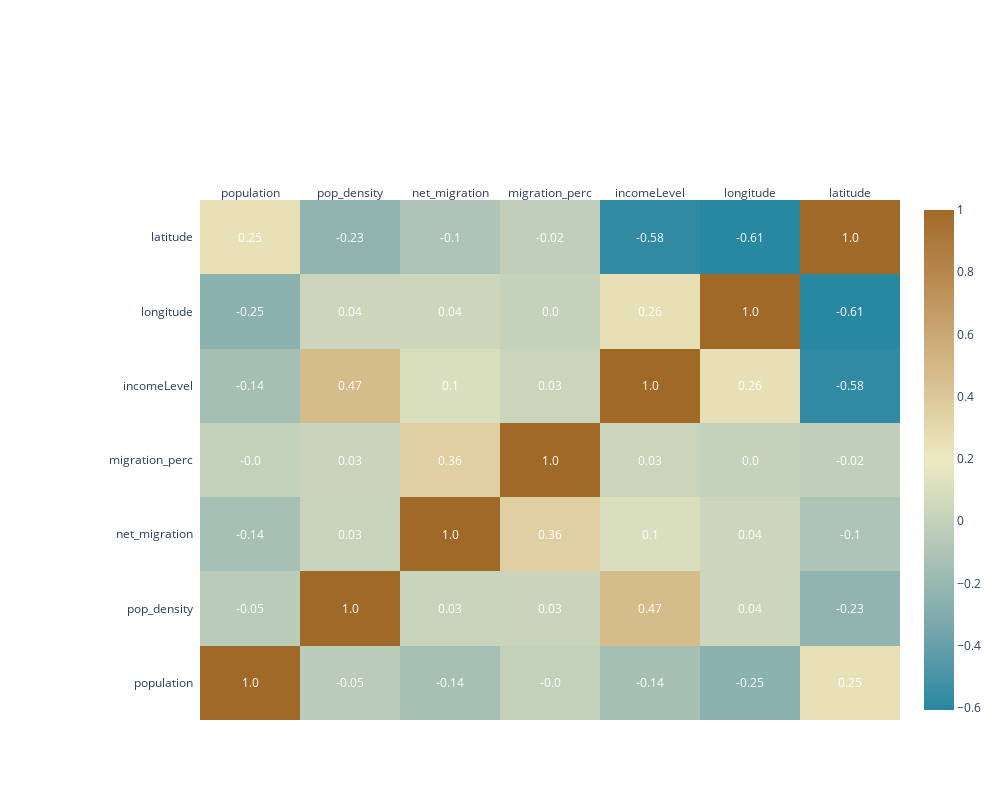

Notebook cell for this chart:
### Code cell
corrs = mig.corr()

figure = ff.create_annotated_heatmap(
    z=corrs.values,
    x=list(corrs.columns),
    y=list(corrs.index),
    colorscale='Earth',
    annotation_text=corrs.round(2).values,
    showscale=True, reversescale=True)

figure.layout.margin = dict(l=200, t=200)
figure.layout.height = 800
figure.layout.width = 1000

iplot(figure)

### Figure 1 — Plotly figure (JSON) as saved in the notebook; plotly's stock layout.template omitted (floating-point values rounded to 4 significant figures)
{"data": [{"colorscale": [[0, "rgb(161, 105, 40)"], [0.1667, "rgb(189, 146, 90)"], [0.3333, "rgb(214, 189, 141)"], [0.5, "rgb(237, 234, 194)"], [0.6667, "rgb(181, 200, 184)"], [0.8333, "rgb(121, 167, 172)"], [1, "rgb(40, 135, 161)"]], "reversescale": true, "showscale": true, "type": "heatmap", "x": ["population", "pop_density", "net_migration", "migration_perc", "incomeLevel", "longitude", "latitude"], "y": ["population", "pop_density", "net_migration", "migration_perc", "incomeLevel", "longitude", "latitude"], "z": [[1, -0.04501, -0.1382, -0.003132, -0.1425, -0.2532, 0.2494], [-0.04501, 1, 0.02567, 0.02714, 0.4733, 0.04055, -0.2303], [-0.1382, 0.02567, 1, 0.3559, 0.09999, 0.04248, -0.105], [-0.003132, 0.02714, 0.3559, 1, 0.03381, 0.003152, -0.01545], [-0.1425, 0.4733, 0.09999, 0.03381, 1, 0.2619, -0.5848], [-0.2532, 0.04055, 0.04248, 0.003152, 0.2619, 1, -0.6064], [0.2494, -0.2303, -0.105, -0.01545, -0.5848, -0.6064, 1]]}], "layout": {"annotations": [{"font": {"color": "#FFFFFF"}, "showarrow": false, "text": "1.0", "x": "population", "xref": "x", "y": "population", "yref": "y"}, {"font": {"color": "#FFFFFF"}, "showarrow": false, "text": "-0.05", "x": "pop_density", "xref": "x", "y": "population", "yref": "y"}, {"font": {"color": "#FFFFFF"}, "showarrow": false, "text": "-0.14", "x": "net_migration", "xref": "x", "y": "population", "yref": "y"}, {"font": {"color": "#FFFFFF"}, "showarrow": false, "text": "-0.0", "x": "migration_perc", "xref": "x", "y": "population", "yref": "y"}, {"font": {"color": "#FFFFFF"}, "showarrow": false, "text": "-0.14", "x": "incomeLevel", "xref": "x", "y": "population", "yref": "y"}, {"font": {"color": "#FFFFFF"}, "showarrow": false, "text": "-0.25", "x": "longitude", "xref": "x", "y": "population", "yref": "y"}, {"font": {"color": "#FFFFFF"}, "showarrow": false, "text": "0.25", "x": "latitude", "xref": "x", "y": "population", "yref": "y"}, {"font": {"color": "#FFFFFF"}, "showarrow": false, "text": "-0.05", "x": "population", "xref": "x", "y": "pop_density", "yref": "y"}, {"font": {"color": "#FFFFFF"}, "showarrow": false, "text": "1.0", "x": "pop_density", "xref": "x", "y": "pop_density", "yref": "y"}, {"font": {"color": "#FFFFFF"}, "showarrow": false, "text": "0.03", "x": "net_migration", "xref": "x", "y": "pop_density", "yref": "y"}, {"font": {"color": "#FFFFFF"}, "showarrow": false, "text": "0.03", "x": "migration_perc", "xref": "x", "y": "pop_density", "yref": "y"}, {"font": {"color": "#FFFFFF"}, "showarrow": false, "text": "0.47", "x": "incomeLevel", "xref": "x", "y": "pop_density", "yref": "y"}, {"font": {"color": "#FFFFFF"}, "showarrow": false, "text": "0.04", "x": "longitude", "xref": "x", "y": "pop_density", "yref": "y"}, {"font": {"color": "#FFFFFF"}, "showarrow": false, "text": "-0.23", "x": "latitude", "xref": "x", "y": "pop_density", "yref": "y"}, {"font": {"color": "#FFFFFF"}, "showarrow": false, "text": "-0.14", "x": "population", "xref": "x", "y": "net_migration", "yref": "y"}, {"font": {"color": "#FFFFFF"}, "showarrow": false, "text": "0.03", "x": "pop_density", "xref": "x", "y": "net_migration", "yref": "y"}, {"font": {"color": "#FFFFFF"}, "showarrow": false, "text": "1.0", "x": "net_migration", "xref": "x", "y": "net_migration", "yref": "y"}, {"font": {"color": "#FFFFFF"}, "showarrow": false, "text": "0.36", "x": "migration_perc", "xref": "x", "y": "net_migration", "yref": "y"}, {"font": {"color": "#FFFFFF"}, "showarrow": false, "text": "0.1", "x": "incomeLevel", "xref": "x", "y": "net_migration", "yref": "y"}, {"font": {"color": "#FFFFFF"}, "showarrow": false, "text": "0.04", "x": "longitude", "xref": "x", "y": "net_migration", "yref": "y"}, {"font": {"color": "#FFFFFF"}, "showarrow": false, "text": "-0.1", "x": "latitude", "xref": "x", "y": "net_migration", "yref": "y"}, {"font": {"color": "#FFFFFF"}, "showarrow": false, "text": "-0.0", "x": "population", "xref": "x", "y": "migration_perc", "yref": "y"}, {"font": {"color": "#FFFFFF"}, "showarrow": false, "text": "0.03", "x": "pop_density", "xref": "x", "y": "migration_perc", "yref": "y"}, {"font": {"color": "#FFFFFF"}, "showarrow": false, "text": "0.36", "x": "net_migration", "xref": "x", "y": "migration_perc", "yref": "y"}, {"font": {"color": "#FFFFFF"}, "showarrow": false, "text": "1.0", "x": "migration_perc", "xref": "x", "y": "migration_perc", "yref": "y"}, {"font": {"color": "#FFFFFF"}, "showarrow": false, "text": "0.03", "x": "incomeLevel", "xref": "x", "y": "migration_perc", "yref": "y"}, {"font": {"color": "#FFFFFF"}, "showarrow": false, "text": "0.0", "x": "longitude", "xref": "x", "y": "migration_perc", "yref": "y"}, {"font": {"color": "#FFFFFF"}, "showarrow": false, "text": "-0.02", "x": "latitude", "xref": "x", "y": "migration_perc", "yref": "y"}, {"font": {"color": "#FFFFFF"}, "showarrow": false, "text": "-0.14", "x": "population", "xref": "x", "y": "incomeLevel", "yref": "y"}, {"font": {"color": "#FFFFFF"}, "showarrow": false, "text": "0.47", "x": "pop_density", "xref": "x", "y": "incomeLevel", "yref": "y"}, {"font": {"color": "#FFFFFF"}, "showarrow": false, "text": "0.1", "x": "net_migration", "xref": "x", "y": "incomeLevel", "yref": "y"}, {"font": {"color": "#FFFFFF"}, "showarrow": false, "text": "0.03", "x": "migration_perc", "xref": "x", "y": "incomeLevel", "yref": "y"}, {"font": {"color": "#FFFFFF"}, "showarrow": false, "text": "1.0", "x": "incomeLevel", "xref": "x", "y": "incomeLevel", "yref": "y"}, {"font": {"color": "#FFFFFF"}, "showarrow": false, "text": "0.26", "x": "longitude", "xref": "x", "y": "incomeLevel", "yref": "y"}, {"font": {"color": "#FFFFFF"}, "showarrow": false, "text": "-0.58", "x": "latitude", "xref": "x", "y": "incomeLevel", "yref": "y"}, {"font": {"color": "#FFFFFF"}, "showarrow": false, "text": "-0.25", "x": "population", "xref": "x", "y": "longitude", "yref": "y"}, {"font": {"color": "#FFFFFF"}, "showarrow": false, "text": "0.04", "x": "pop_density", "xref": "x", "y": "longitude", "yref": "y"}, {"font": {"color": "#FFFFFF"}, "showarrow": false, "text": "0.04", "x": "net_migration", "xref": "x", "y": "longitude", "yref": "y"}, {"font": {"color": "#FFFFFF"}, "showarrow": false, "text": "0.0", "x": "migration_perc", "xref": "x", "y": "longitude", "yref": "y"}, {"font": {"color": "#FFFFFF"}, "showarrow": false, "text": "0.26", "x": "incomeLevel", "xref": "x", "y": "longitude", "yref": "y"}, {"font": {"color": "#FFFFFF"}, "showarrow": false, "text": "1.0", "x": "longitude", "xref": "x", "y": "longitude", "yref": "y"}, {"font": {"color": "#FFFFFF"}, "showarrow": false, "text": "-0.61", "x": "latitude", "xref": "x", "y": "longitude", "yref": "y"}, {"font": {"color": "#FFFFFF"}, "showarrow": false, "text": "0.25", "x": "population", "xref": "x", "y": "latitude", "yref": "y"}, {"font": {"color": "#FFFFFF"}, "showarrow": false, "text": "-0.23", "x": "pop_density", "xref": "x", "y": "latitude", "yref": "y"}, {"font": {"color": "#FFFFFF"}, "showarrow": false, "text": "-0.1", "x": "net_migration", "xref": "x", "y": "latitude", "yref": "y"}, {"font": {"color": "#FFFFFF"}, "showarrow": false, "text": "-0.02", "x": "migration_perc", "xref": "x", "y": "latitude", "yref": "y"}, {"font": {"color": "#FFFFFF"}, "showarrow": false, "text": "-0.58", "x": "incomeLevel", "xref": "x", "y": "latitude", "yref": "y"}, {"font": {"color": "#FFFFFF"}, "showarrow": false, "text": "-0.61", "x": "longitude", "xref": "x", "y": "latitude", "yref": "y"}, {"font": {"color": "#FFFFFF"}, "showarrow": false, "text": "1.0", "x": "latitude", "xref": "x", "y": "latitude", "yref": "y"}], "height": 800, "margin": {"l": 200, "t": 200}, "width": 1000, "xaxis": {"dtick": 1, "gridcolor": "rgb(0, 0, 0)", "side": "top", "ticks": ""}, "yaxis": {"dtick": 1, "ticks": "", "ticksuffix": "  "}}}
